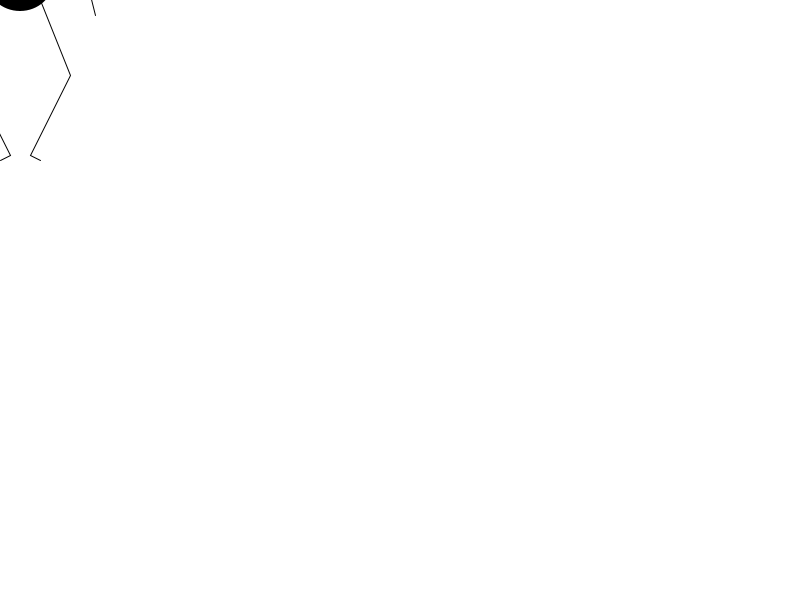
Frame 1 (no input)
Frame 60 (the mouse pressed at the canvas centre just before this capture): identical to frame 1, image omitted
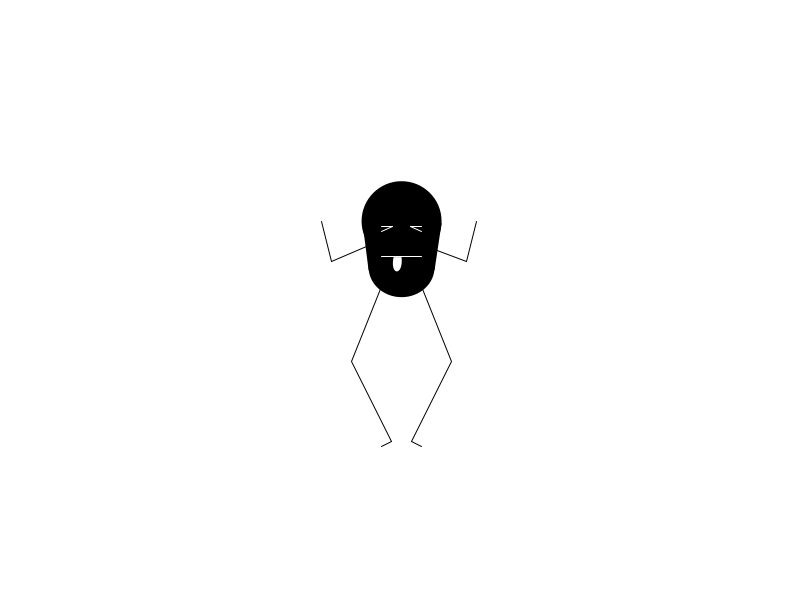
Frame 120 (the mouse held since frame 60 and released just before this capture)

The Processing sketch that drew these frames (run headless with seeded random() and noise(); from frame 60 on, the mouse is pressed at the canvas centre):

// Processing sketch: processing_29132
// ── processing_29132.pde

float x;
float y;
float targetX, targetY;
float easing = 0.05;

void setup() {
  size(800,600);
  smooth();
}

void draw () {
  background(255);

  targetX = mouseX;
  float dx = targetX - x;
  if(abs(dx) > 1) {
    x += dx * easing;
  }

  targetY = mouseY;
  float dy = targetY - y;
  if(abs(dy) > 1) {
    y += dy * easing;
  }


  //legs x=230 y=225
  stroke(0);
  strokeWeight(1);
  noFill();
  beginShape();
  vertex(x, y);
  vertex(x-30, y+75);
  vertex(x+10, y+155);
  vertex(x, y+160);
  endShape();

  beginShape();
  vertex(x+40, y);
  vertex(x+70, y+75);
  vertex(x+30, y+155);
  vertex(x+40, y+160);
  endShape();

  //arms
  if(mousePressed) {
  beginShape();
  vertex(x-15, y-40);
  vertex(x-50, y-25);
  vertex(x-60, y-65);
  endShape();

  beginShape();
  vertex(x+45, y-40);
  vertex(x+85, y-25);
  vertex(x+95, y-65);
  endShape();
  }
  else {
  beginShape();
  vertex(x-15, y-40);
  vertex(x-50, y-25);
  vertex(x-60, y+15);
  endShape();

  beginShape();
  vertex(x+45, y-40);
  vertex(x+85, y-25);
  vertex(x+95, y+15);
  endShape();
  }

  //body
  fill(0);
  noStroke();
  ellipse(x+20,y-65,80,80);
  ellipse(x+20,y-19,66,60);
  quad(x-19, y-63, x+60, y-63, x+53, y-16, x-13, y-16);

  //mouth
  if(mousePressed) {
    stroke(255);
    line(x,y-30, x+40,y-30);
    noStroke();
    fill(255);
    bezier(x+12, y-29,  x+8, y-10,  x+22, y-10,  x+20, y-29);
  } 
  else {
    stroke(255);
    fill(255,0,0);
    line(x,y-30, x+40,y-30);
  }
  
  //eyes
  if(mousePressed) {
    stroke(255);
    line(x,y-55, x+11,y-60);
    line(x,y-60, x+11,y-60);
    line(x+40,y-55, x+29,y-60);
    line(x+40,y-60, x+29,y-60);
    
  } 
  else {
    noStroke();
    fill(255);
    ellipse(x+5,y-60, 20,15);
    ellipse(x+35,y-60, 20,15);
    stroke(0);
    strokeWeight(2);
    point(x+5,y-60);
    point(x+35,y-60);
  }
  
}
                
